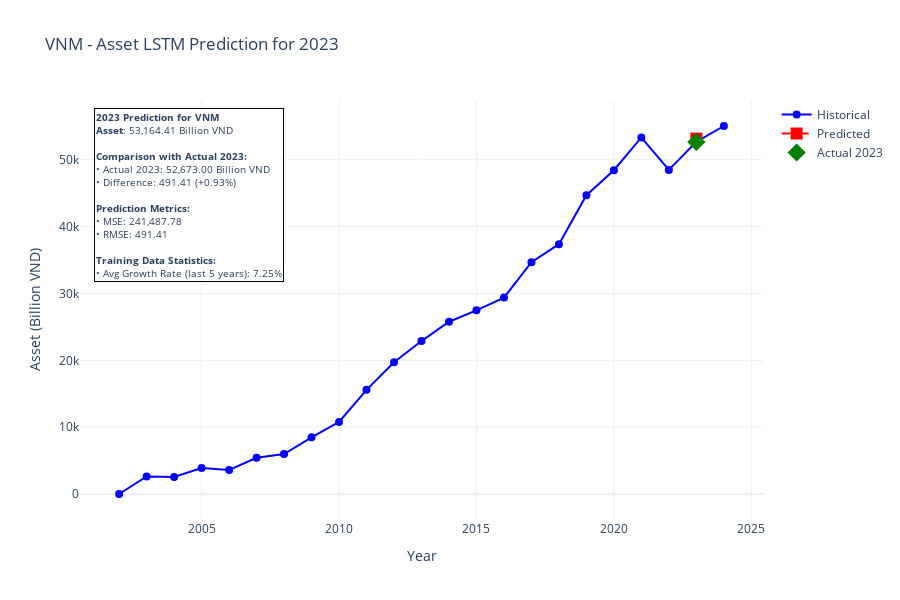

Write notebook code for a chart like this one.
### Code cell
# Predict asset of VNM symbol for user-specified year and visualize
from tensorflow.keras.models import load_model
import numpy as np
import plotly.graph_objects as go
from sklearn.preprocessing import MinMaxScaler
from sklearn.metrics import mean_squared_error
import datetime

# Load the saved model
loaded_model = load_model('balancesheet_lstm_model_all_features.keras')

# Configuration
symbol_prediction = "VNM"
# symbol_prediction = str(input("Enter the symbol you want to predict for 2023: ")).upper()
today = datetime.datetime.today()
look_back = 3
# FIXED: Use the same features as during training
# feature_cols_prediction = ['asset', 'debt', 'equity', 'cash', 'payable']
feature_cols_prediction = ['asset']

# User input for prediction year
prediction_year = 2023
future_years = [2023]

# Get symbol data
df_symbol = df_balance_sheet[df_balance_sheet['symbol'] == symbol_prediction].copy()
df_symbol['year_int'] = df_symbol['year'].str.split('-').str[0].astype(int)

# Check if we have enough data
if len(df_symbol) < look_back + 2:
    print(f"Insufficient data for {symbol_prediction}. Need at least {look_back + 2} years.")
else:
    # Prepare data - Use ALL historical data for fitting the scaler
    data = df_symbol[feature_cols_prediction].values

    # Normalize data using ALL data
    scaler = MinMaxScaler(feature_range=(0, 1))
    scaled_data = scaler.fit_transform(data)

    # Get data up to year before prediction for training
    df_before_prediction = df_symbol[df_symbol['year_int'] < prediction_year].copy().sort_values("year_int", ascending=True)
    data_before_prediction = df_before_prediction[feature_cols_prediction].values

    # Transform (not fit_transform) using the same scaler
    scaled_data_before_prediction = scaler.transform(data_before_prediction)

    # Predict for the specified year(s)
    last_sequence = scaled_data_before_prediction[-look_back:].copy()
    future_predictions = []

    # Calculate number of years to predict
    num_years_to_predict = prediction_year - df_before_prediction['year_int'].max()
    print(f"Number of years to predict: {num_years_to_predict}")

    for _ in range(num_years_to_predict):
        pred_input = last_sequence.reshape(1, look_back, len(feature_cols_prediction))
        pred = loaded_model.predict(pred_input, verbose=0)
        future_predictions.append(pred[0])
        last_sequence = np.vstack([last_sequence[1:], pred[0]])

    # Inverse transform predictions
    future_predictions = scaler.inverse_transform(np.array(future_predictions))

    # Prepare actual data
    actual_data = scaler.inverse_transform(scaled_data)

    # Calculate metrics if actual data is available for prediction year
    actual_prediction_mask = df_symbol['year_int'] == prediction_year
    predicted_value = future_predictions[-1, 0]  # Get the last prediction (target year)

    # Initialize variables for annotation
    annotation_text = ""
    actual_value = None

    if actual_prediction_mask.any():
        actual_values = actual_data[actual_prediction_mask.values].flatten()
        predicted_values = future_predictions[-1]

        mse = mean_squared_error(actual_values, predicted_values)
        rmse = np.sqrt(mse)

        # Calculate training data statistics
        train_data = df_before_prediction[feature_cols_prediction].values
        avg_growth = np.mean(np.diff(train_data[-5:, 0]) / train_data[-5:-1, 0] * 100)

        # Get comparison values
        actual_value = actual_data[actual_prediction_mask.values, 0][0]
        difference = predicted_value - actual_value
        percentage_diff = (difference / actual_value) * 100 if actual_value != 0 else 0

        # Build annotation text
        annotation_text = f"<b>{prediction_year} Prediction for {symbol_prediction}</b><br>"
        annotation_text += f"<b>Asset</b>: {predicted_value:,.2f} Billion VND<br><br>"

        annotation_text += f"<b>Comparison with Actual {prediction_year}:</b><br>"
        annotation_text += f"• Actual {prediction_year}: {actual_value:,.2f} Billion VND<br>"
        annotation_text += f"• Difference: {difference:,.2f} ({percentage_diff:+.2f}%)<br><br>"

        annotation_text += f"<b>Prediction Metrics:</b><br>"
        annotation_text += f"• MSE: {mse:,.2f}<br>"
        annotation_text += f"• RMSE: {rmse:,.2f}<br><br>"

        annotation_text += f"<b>Training Data Statistics:</b><br>"
        annotation_text += f"• Avg Growth Rate (last 5 years): {avg_growth:.2f}%<br>"
        # annotation_text += f"• Training Range: {df_before_prediction['year_int'].min()}-{df_before_prediction['year_int'].max()}<br><br>"
    else:
        annotation_text = f"<b>{prediction_year} Prediction for {symbol_prediction}</b><br>"
        annotation_text += f"<b>Asset</b>: {predicted_value:,.2f} Billion VND<br><br>"
        annotation_text += f"<b>Training Data Statistics:</b><br>"
        train_data = df_before_prediction[feature_cols_prediction].values
        avg_growth = np.mean(np.diff(train_data[-5:, 0]) / train_data[-5:-1, 0] * 100)
        annotation_text += f"• Avg Growth Rate (last 5 years): {avg_growth:.2f}%<br>"
        # annotation_text += f"• Training Range: {df_before_prediction['year_int'].min()}-{df_before_prediction['year_int'].max()}<br>"

    # Create interactive Plotly chart
    fig = go.Figure()

    # Add historical data trace
    fig.add_trace(
        go.Scatter(
            x=df_symbol['year_int'],
            y=actual_data[:, 0],
            mode='lines+markers',
            name='Historical',
            line=dict(color='blue', width=2),
            marker=dict(size=8),
            hovertemplate='Year: %{x}<br>Asset: %{y:,.2f}B VND<extra></extra>'
        )
    )

    # fig.add_trace(
    #     go.Scatter(
    #         x=df_before_prediction['year_int'],
    #         y=actual_data[:len(df_before_prediction), 0],
    #         mode='lines+markers',
    #         name='Training Data',
    #         line=dict(color='purple', width=2),
    #         marker=dict(size=8),
    #         hovertemplate='Year: %{x}<br>Asset: %{y:,.2f}B VND<extra></extra>'
    #     )
    # )

    # Add prediction trace
    fig.add_trace(
        go.Scatter(
            x=future_years,
            y=[future_predictions[-1, 0]],
            mode='lines+markers',
            name='Predicted',
            line=dict(color='red', width=2, dash='dash'),
            marker=dict(color='red', size=12, symbol='square'),
            hovertemplate='Year: %{x}<br>Predicted: %{y:,.2f}B VND<extra></extra>'
        )
    )

    # Add actual point if available
    if actual_prediction_mask.any():
        fig.add_trace(
            go.Scatter(
                x=[prediction_year],
                y=[actual_value],
                mode='markers',
                name=f'Actual {prediction_year}',
                marker=dict(color='green', size=14, symbol='diamond'),
                hovertemplate='Year: %{x}<br>Actual: %{y:,.2f}B VND<extra></extra>'
            )
        )

    # Update layout
    fig.update_layout(
        title=f'{symbol_prediction} - Asset LSTM Prediction for {prediction_year}',
        xaxis_title='Year',
        yaxis_title='Asset (Billion VND)',
        height=600,
        showlegend=True,
        hovermode='x unified',
        template='plotly_white'
    )

    # Add annotation
    if annotation_text:
        fig.add_annotation(
            text=annotation_text,
            xref="paper", yref="paper",
            x=0.02, y=0.98,
            xanchor='left', yanchor='top',
            showarrow=False,
            bgcolor="rgba(255, 255, 255, 0.9)",
            bordercolor="black",
            borderwidth=1,
            font=dict(size=10),
            align='left'
        )

    fig.show()

### Figure 1 — Plotly figure (JSON) as saved in the notebook; plotly's stock layout.template omitted (floating-point values rounded to 4 significant figures)
{"data": [{"hovertemplate": "Year: %{x}<br>Asset: %{y:,.2f}B VND<extra></extra>", "line": {"color": "blue", "width": 2}, "marker": {"size": 8}, "mode": "lines+markers", "name": "Historical", "x": [2002, 2003, 2004, 2005, 2006, 2007, 2008, 2009, 2010, 2011, 2012, 2013, 2014, 2015, 2016, 2017, 2018, 2019, 2020, 2021, 2022, 2023, 2024], "y": [0.0, 2632.0, 2556.0, 3898.0, 3601.0, 5425.0, 5967.0, 8482.0, 10770.0, 15580.0, 19700.0, 22880.0, 25770.0, 27480.0, 29380.0, 34670.0, 37370.0, 44700.0, 48430.0, 53330.0, 48480.0, 52670.0, 55050.0], "type": "scatter"}, {"hovertemplate": "Year: %{x}<br>Predicted: %{y:,.2f}B VND<extra></extra>", "line": {"color": "red", "dash": "dash", "width": 2}, "marker": {"color": "red", "size": 12, "symbol": "square"}, "mode": "lines+markers", "name": "Predicted", "x": [2023], "y": [53160.0], "type": "scatter"}, {"hovertemplate": "Year: %{x}<br>Actual: %{y:,.2f}B VND<extra></extra>", "marker": {"color": "green", "size": 14, "symbol": "diamond"}, "mode": "markers", "name": "Actual 2023", "x": [2023], "y": [52670.0], "type": "scatter"}], "layout": {"title": {"text": "VNM - Asset LSTM Prediction for 2023"}, "xaxis": {"title": {"text": "Year"}}, "yaxis": {"title": {"text": "Asset (Billion VND)"}}, "height": 600, "showlegend": true, "hovermode": "x unified", "annotations": [{"align": "left", "bgcolor": "rgba(255, 255, 255, 0.9)", "bordercolor": "black", "borderwidth": 1, "font": {"size": 10}, "showarrow": false, "text": "<b>2023 Prediction for VNM</b><br><b>Asset</b>: 53,164.41 Billion VND<br><br><b>Comparison with Actual 2023:</b><br>• Actual 2023: 52,673.00 Billion VND<br>• Difference: 491.41 (+0.93%)<br><br><b>Prediction Metrics:</b><br>• MSE: 241,487.78<br>• RMSE: 491.41<br><br><b>Training Data Statistics:</b><br>• Avg Growth Rate (last 5 years): 7.25%<br>", "x": 0.02, "xanchor": "left", "xref": "paper", "y": 0.98, "yanchor": "top", "yref": "paper"}]}}
